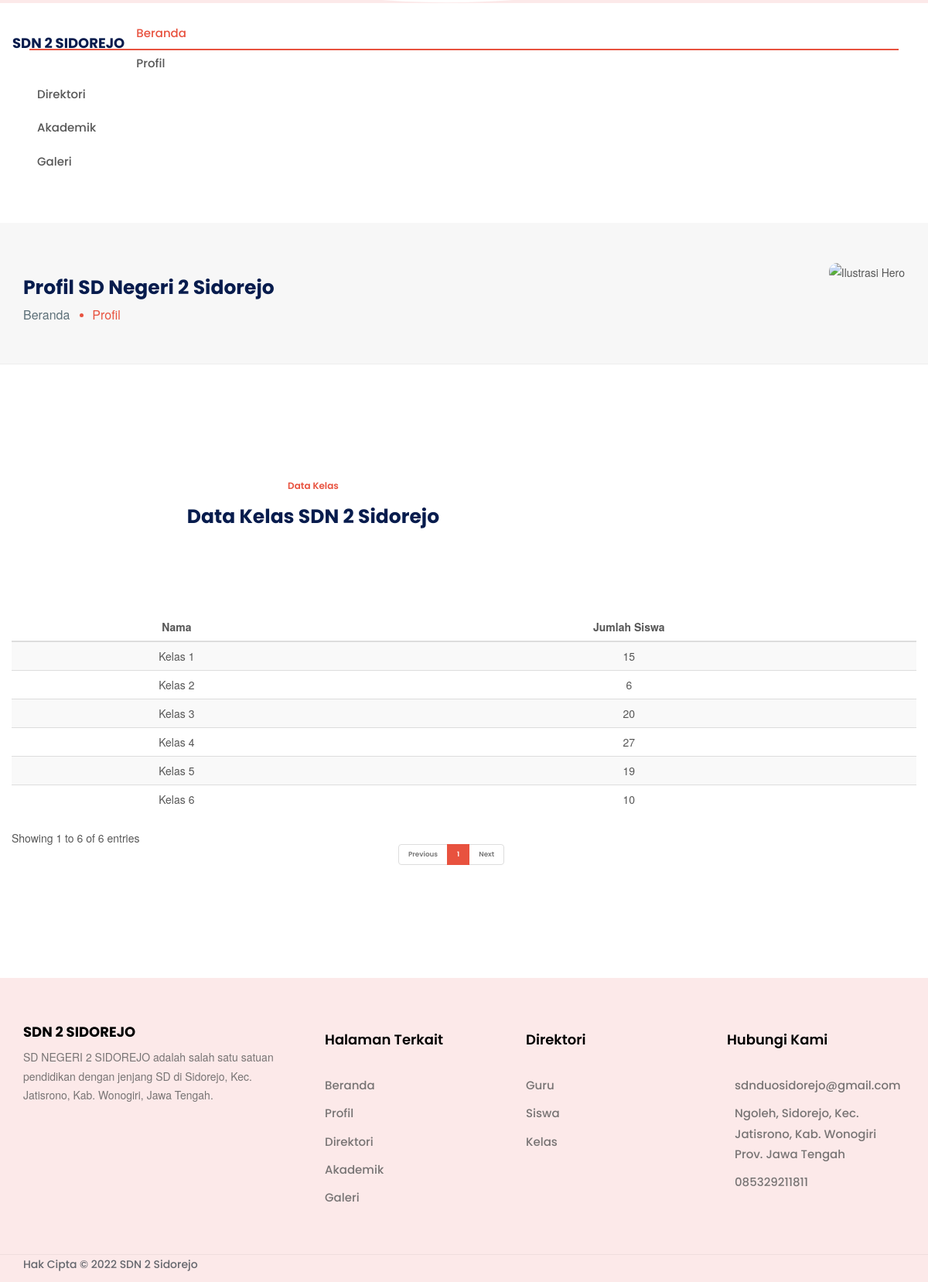
The page /index.php/kelas on the database its author committed.
### tables this page shows
CREATE TABLE `tbl_kelas` (
  `kelas_id` int(11) NOT NULL,
  `kelas_nama` varchar(40) DEFAULT NULL,
  `kelas_jumlah_siswa` int(50) NOT NULL
);

### application/controllers/Kelas.php (called while the page is built, shortened)
<?php
    class Kelas extends CI_Controller{
        function __construct(){
            $this->load->model('Model_kelas');
		}
        function index(){
            $data['data'] = $this->Model_kelas->t_kelas();
            $data['judul'] = 'Daftar Kelas';
            $this->load->view('front/direktori-kelas',$data);
        }
    }

### index.php (called while the page is built, shortened)
<?php
require_once BASEPATH.'core/CodeIgniter.php';

### application/models/Model_kelas.php (called while the page is built, shortened)
<?php
    class Model_kelas extends CI_model{
        function t_kelas(){
            $query=$this->db->get("tbl_kelas");
            return $query->result_array();
        }
    }
?>

### application/views/front/direktori-kelas.php (the view, shortened to what this page needs)
<!DOCTYPE html>
<html lang='en'>
<head>
    <link rel="stylesheet" href="https://unpkg.com/leaflet@1.7.1/dist/leaflet.css"
 />
    <link rel="stylesheet" href="<?= base_url('asset/')?>front/css/bootstrap.min.css">
    <link rel="stylesheet" href="<?= base_url('asset/')?>front/css/fontawesome-all.min.css">
    <link rel="stylesheet" href="<?= base_url('asset/')?>front/css/aos.css">
    <link rel="stylesheet" href="<?= base_url('asset/')?>front/css/style.css">
    <link rel="stylesheet" href="<?= base_url('asset/')?>front/css/custom.css">
</head>
<body>
    <div class="main-wrapper">
        <header class="main-header w-100">
            <nav class="navbar navbar-expand-xl navbar-light sticky-header">
                <div
                    class="container-fluid container-xxl d-flex align-items-center justify-content-lg-between position-relative">
                    <a href="index.php" class="navbar-brand d-flex align-items-center mb-md-0 text-decoration-none">
                    <h4>SDN 2 SIDOREJO</h4>
                    </a>
                    <div class="collapse navbar-collapse justify-content-end">
                        <ul class="nav col-12 col-md-auto justify-content-center main-menu">
                            <li class="single-link"><a href="<?= base_url('Beranda')?>" class="nav-link active">Beranda</a></li>
                            <li class="single-link"><a href="<?= base_url('About')?>" class="nav-link">Profil</a></li>
                            <li class="nav-item dropdown">
                                <a class="nav-link dropdown-toggle" href="javascript:void(0);" role="button" data-bs-toggle="dropdown" aria-expanded="false">
                                    Direktori
                                </a>
                            </li>
                            <li class="nav-item dropdown">
                                <a class="nav-link dropdown-toggle" href="javascript:void(0);" role="button" data-bs-toggle="dropdown" aria-expanded="false">
                                    Akademik
                                </a>
                            </li>
                            <li class="single-link"><a href="<?= base_url('Galeri')?>" class="nav-link">Galeri</a></li>
                        </ul>
                    </div>
                </div>
            </nav>
        </header>
        <section class="breadcrumb-section page-header position-relative overflow-hidden ptb-50">
            <div class="container">
                <div class="row align-items-center justify-content-center">
                    <div class="col-lg-6 col-md-6">
                        <div class="page-banner-content aos-init aos-animate" data-aos="fade-right" data-aos-delay="50"
                            data-aos-duration="500" data-aos-once="true">
                            <h2>Profil SD Negeri 2 Sidorejo</h2>
                            <ul>
                                <li>
                                    <a href="index.html">Beranda</a>
                                </li>
                                <li>Profil</li>
                            </ul>
                        </div>
                    </div>
                    <div class="col-lg-6 col-md-6">
                        <div class="page-banner-image aos-init aos-animate" data-aos="fade-left" data-aos-delay="50" data-aos-duration="500" data-aos-once="true">
                        <img src="<?= base_url('asset/')?>front/img/uploads/background/school-ilustrate.png" alt="Ilustrasi Hero" style="width:40%" class="position-relative img-fluid rounded-custom">
                        </div>
                    </div>
                </div>
            </div>
        </section>
        <section class="feature-tab-section ptb-120">
            <div class="container">
                <div class="row justify-content-center align-content-center">
                    <div class="col-md-10 col-lg-8">
                        <div class="section-heading text-center mb-4">
                            <h5 class="h6 text-primary">Data Kelas</h5>
                            <h2>Data Kelas SDN 2 Sidorejo</h2>
                        </div>
                    </div>
                </div>
                <div class="row">
                    <div class="col-12">
             <div class="container px-md-3 px-4 mt-100 mt-60">
                 <div class="row align-items-center">
                     <table id="example2" class="table table-striped" style="width:100%">
                        <thead>
                            <tr>
                            <th class='text-center'>Nama</th>
                            <th class='text-center'>Jumlah Siswa</th>
                            </tr>
                        </thead>
                        <tbody class="text-center">
                        <?php
                                foreach ($data as $i) :
                                $nama = $i['kelas_nama'];
                                $jumlah = $i['kelas_jumlah_siswa'];
                            ?>
                            <tr>
                                <td><?= $nama;?></td>
                                <td><?= $jumlah;?></td>
                            </tr>
                            <?php endforeach;?>
                        </table>
                    </div>
                 </div>
                 </div>
            </section>
        <footer class="footer-section position-relative bg-light">
            <div class="footer-top footer-light ptb-50">
                <div class="container">
                    <div class="row justify-content-between">
                        <div class="col-md-12 col-lg-4 mb-md-4 mb-lg-0">
                            <div class="footer-single-col">
                                <div class="footer-single-col mb-4">
                                    <h4>SDN 2 SIDOREJO</h4>
                                </div>
                                <p>SD NEGERI 2 SIDOREJO adalah salah satu satuan pendidikan dengan jenjang SD di Sidorejo, Kec. Jatisrono, Kab. Wonogiri, Jawa Tengah.</p>
                            </div>
                        </div>
                        <div class="col-md-12 col-lg-8 mt-4 mt-md-0 mt-lg-0">
                            <div class="row">
                                <div class="col-md-4 col-lg-4 mt-4 mt-md-0 mt-lg-0">
                                    <div class="footer-single-col">
                                        <h3>Halaman Terkait</h3>
                                        <ul class="list-unstyled footer-nav-list mb-lg-0">
                                            <li><a href="<?= base_url('Beranda') ?>" class="text-decoration-none">Beranda</a></li>
                                            <li><a href="<?= base_url('Profil') ?>" class="text-decoration-none">Profil</a></li>
                                            <li><a href="<?= base_url('Guru') ?>" class="text-decoration-none">Direktori</a></li>
                                            <li><a href="<?= base_url('Agenda') ?>" class="text-decoration-none">Akademik</a></li>
                                            <li><a href="<?= base_url('Galeri') ?>" class="text-decoration-none">Galeri</a></li>
                                        </ul>
                                    </div>
                                </div>
                                <div class="col-md-4 col-lg-4 mt-4 mt-md-0 mt-lg-0">
                                    <div class="footer-single-col">
                                        <h3>Direktori</h3>
                                        <ul class="list-unstyled footer-nav-list mb-lg-0">
                                            <li><a href="<?= base_url('Guru') ?>" class="text-decoration-none"> Guru</a></li>
                                            <li><a href="<?= base_url('Siswa') ?>" class="text-decoration-none">Siswa</a></li>
                                            <li><a href="<?= base_url('Kelas') ?>" class="text-decoration-none">Kelas</a></li>
                                        </ul>
                                    </div>
                                </div>
                                <div class="col-md-12 col-lg-4 mt-4 mt-md-0 mt-lg-0">
                                    <div class="footer-single-col">
                                        <h3>Hubungi Kami</h3>
                                        <ul class="list-unstyled footer-nav-list mb-lg-0">
                                            <li>
                                                <a href="mailto:: sdnduosidorejo@gmail.com" class="contact-list">
                                                    <span>sdnduosidorejo@gmail.com</span>
                                                </a>
                                            </li>
                                            <li>
                                                <a href="#" class="contact-list">
                                                    <span>Ngoleh, Sidorejo, Kec. Jatisrono, Kab. Wonogiri Prov. Jawa Tengah</span>
                                                </a>
                                            </li>
                                            <li>
                                                <a href="#" class="contact-list">
                                                    <span>085329211811</span>
                                                </a>
                                            </li>
                                        </ul>
                                    </div>
                                </div>
                            </div>
                        </div>
                    </div>
                </div>
            </div>
            <div class="footer-bottom footer-light py-4">
                <div class="container">
                    <div class="row justify-content-between align-items-center">
                        <div class="col-md-7 col-lg-7">
                            <div class="copyright-text">
                                <p class="mb-lg-0 mb-md-0">Hak Cipta &copy; 2022 SDN 2 Sidorejo</p>
                            </div>
                        </div>
                    </div>
                </div>
            </div>
        </footer>
    </div>
</body>
</html>

### asset/front/css/style.css (style rules this page uses)
:root { --bs-primary-soft: #ffeae7; --bs-primary-light: #3A75FF; --bs-primary: #E8523F; --bs-primary-dark: #d64d3b; --bs-secondary-light: #dcdcdf; --bs-secondary: #c0c0c5; --bs-secondary-dark: #D6D5E1; --bs-success-soft: #def4ed; --bs-success-light: #82d6bc; --bs-success: #5cc9a7; --bs-success-dark: #3cb690; --bs-info-soft: #dcf0ff; --bs-info-light: #83cbff; --bs-info: #50b5ff; --bs-info-dark: #1d9fff; --bs-warning-soft: #fff2d8; --bs-warning-light: #ffcf70; --bs-warning: #ffb116; --bs-warning-dark: #fba700; --bs-danger-soft: #fcdde1; --bs-danger-light: #f68692; --bs-danger: #f25767; --bs-danger-dark: #ee283c; --bs-dark-soft: #C9C7F7; --bs-dark-light: #071c4d; --bs-dark: #0B163F; --bs-dark-dark: #010e2b; --body-color: #575757; --bs-light: #f7f9fc; --bs-font-sans-serif: 'Open Sans', sans-serif; --bs-font-monospace: 'Poppins', sans-serif; }
body { color: var(--body-color); line-height: 1.75; -webkit-font-smoothing: antialiased; -moz-osx-font-smoothing: grayscale; }
.h1, .display-1, .h2, .display-2, .h3, .display-3, .h4, .display-4, .h5, .display-5, .h6, .display-6, h1, h2, h3, h4, h5, h6 { font-family: var(--bs-font-monospace); color: var(--bs-dark-light); }
@media (min-width: 1200px) { .h2, h2 { font-size: 2.5rem; } }
.h5, .h6, h5, h6 { margin-bottom: .375rem; }
.h5, .h6, h5, h6 { font-weight: 600; }
.h1, .h2, .h3, .h4, h1, h2, h3, h4 { font-weight: 700; }
a, .btn-link { color: var(--bs-primary-light); transition: all .3s ease-in-out; }
.ptb-120 { padding: 120px 0; }
.mt-100 { margin-top: 100px; }
.mt-60 { margin-top: 60px; }
.text-primary { color: var(--bs-primary) !important; }
.rounded-custom { border-radius: 1rem !important; }
.bg-white h1, .bg-white h2, .bg-white h3, .bg-white h4, .bg-white h5, .bg-white h6, .bg-light h1, .bg-light h2, .bg-light h3, .bg-light h4, .bg-light h5, .bg-light h6 { color: initial; }
.sticky-header { padding: 20px 0; transition: all 0.3s ease; }
.main-menu li.nav-item { position: relative; }
.main-menu li a.nav-link { padding: .85rem 1rem; font-size: 15px; font-weight: 500; position: relative; font-family: var(--bs-font-monospace); }
.navbar-light .main-menu li a.nav-link, .navbar-light .action-btns a.btn-link, .navbar-dark.sticky-header.affix .main-menu li a.nav-link, .navbar-dark.sticky-header.affix .action-btns a.btn-link { color: var(--body-color); }
.dropdown-toggle::after { vertical-align: middle; }
.section-heading { margin-bottom: 50px; }
.footer-single-col h3 { font-size: 18px; font-weight: 600; margin-bottom: 36px; }
.footer-nav-list li a { font-size: 15px; margin: 10px 0; display: block; opacity: 0.5; font-weight: 500; font-family: var(--bs-font-monospace); transition: all 0.3s ease; }
.footer-nav-list li a, .footer-single-col p { color: var(--bs-secondary-dark); opacity: 0.7; }
.footer-light .footer-nav-list li a, .footer-light .footer-single-col p { color: var(--body-color); opacity: 0.8; }
.footer-bottom { position: relative; display: block; border-top: 1px solid rgba(248, 249, 250, 0.05); }
.footer-bottom.footer-light { border-top: 1px solid rgba(0, 0, 0, 0.05); }
.copyright-text p { font-size: 14px; color: #65676d; font-weight: 500; font-family: var(--bs-font-monospace); }
.footer-light .copyright-text p { color: #65676d; }

### rows shown on the page
tbl_kelas: kelas_nama "Kelas 1", kelas_jumlah_siswa "15"
tbl_kelas: kelas_nama "Kelas 2", kelas_jumlah_siswa "6"
tbl_kelas: kelas_nama "Kelas 3", kelas_jumlah_siswa "20"
tbl_kelas: kelas_nama "Kelas 4", kelas_jumlah_siswa "27"
tbl_kelas: kelas_nama "Kelas 5", kelas_jumlah_siswa "19"
tbl_kelas: kelas_nama "Kelas 6", kelas_jumlah_siswa "10"
